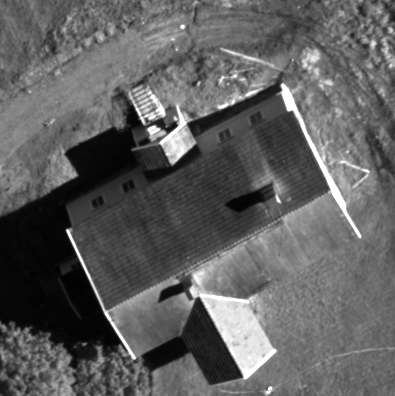
%> input picture Digital-Image-Processing/02-Lab/DMC_haeuser_pan.bmp, 395 x 396 px
$ octave Uebung2.m   (GNU Octave 9; MATLAB toolbox functions it lacks are replaced by stand-ins)
%> lines starting %> are read from the running program, lines starting %| are printed output that depends on the picture; in (x1, y1, x2, y2) boxes, pixels count from 0 and x2, y2 are one past the last pixel; in counts of white or black regions, pixels touching at a corner belong together; the program's own positions count from 1
### Digital-Image-Processing/02-Lab/rgb2hsi.m
function [I,H,S] = rgb2hsi(R,G,B)                                          % Transformation von RGB in IHS

I = (R + G + B)./3;
theta = acos(0.5*((R-G)+(R-B)) ./ sqrt((R-G).^2+(R-B).*(G-B)));
C1 = find((abs(R-B)<eps)&(abs(R-G)<eps)&(abs(G-B)<eps));
H = (B<=G).*theta + (B>G).*(2*pi - theta);
H(C1) = 0;                                                                 % case 1: R=G=B => 0°
H = H./(2*pi);
S = 1 - 3.*min(min(R,G),B)./(R+G+B);
end

### Digital-Image-Processing/02-Lab/hsi2rgb.m
function RGB = hsi2rgb(HSI)                             % Transformation der Bilder von IHS in RGB

rho = 180/pi;
I = HSI(:,:,1); H = HSI(:,:,2)*2*pi; S = HSI(:,:,3);

R_new = zeros(size(I));
G_new = zeros(size(I));
B_new = zeros(size(S));

% Farbton zwischen 0° und 120°
C2 = find((H>=0)&(H<120/rho));
B_new(C2) = I(C2).*(1-S(C2));
R_new(C2) = I(C2).*(1+S(C2).*cos(H(C2))./cos(60/rho-H(C2)));
G_new(C2) = 3*I(C2)-(R_new(C2)+B_new(C2));

% Farbton zwischen 120° und 240°
C3 = find((H>=120/rho)&(H<240/rho));
R_new(C3) = I(C3).*(1-S(C3));
G_new(C3) = I(C3).*(1+S(C3).*cos(H(C3)-120/rho)./cos(180/rho-H(C3)));
B_new(C3) = 3*I(C3) - (R_new(C3) + G_new(C3));

% Farbton zwischen 240° und 360°
C4 = find((H>=240/rho)&(H<360/rho));
G_new(C4) = I(C4).*(1-S(C4));
B_new(C4) = I(C4).*(1+S(C4).*cos(H(C4)-240/rho)./cos(300/rho-H(C4)));
R_new(C4) = 3*I(C4) - (G_new(C4)+B_new(C4));

RGB = cat(3,R_new,G_new,B_new);
end

### Digital-Image-Processing/02-Lab/Uebung2.m
% Bildverarbeitung
% Preslava Peshkova
% Matr.-Nr.: 3115785

clc;
clear all;
close all;

%% 躡ung 2: Pan-Sharpening

% Bilder einlesen
I_pan = imread('DMC_haeuser_pan.bmp');
%> I_pan is the input picture: size 396x395 uint8; min 1, max 255, mean 95.2
figure, imshow(I_pan), title('Panchromatisches Bild')
I_pan_double = im2double(I_pan);

I_rgb_original = imread('DMC_haeuser_lowRGB_original.bmp');
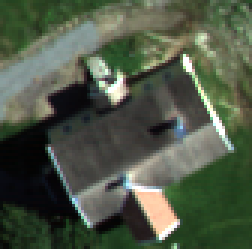
%> input picture Digital-Image-Processing/02-Lab/DMC_haeuser_lowRGB_original.bmp, 84 x 83 px (shown 3 times larger)
%> I_rgb_original is the input picture: size 83x84x3 uint8; mean R, G, B 78.4, 87.9, 70.4
%figure, imshow(I_rgb_original), title('Originales Bild')

% Transformation von RGB in IHS
R = im2double(I_rgb_original(:,:,1));
G = im2double(I_rgb_original(:,:,2));
B = im2double(I_rgb_original(:,:,3));

[I,H,S] = rgb2hsi(R,G,B);
%> in rgb2hsi, `theta = acos(0.5*((R-G)+(R-B)) ./ sqrt((R-G).^2+(R-B).*(G-B)));`:
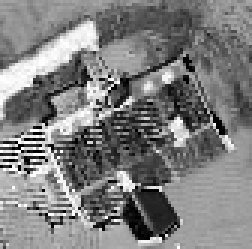
%> theta: size 83x84 double (shown 3 times larger); 0.85% of the values are NaN or infinite; the others: min 0, max 3.14, mean 1.57; drawn with min black, max white, NaN and infinite black
%> in rgb2hsi, `C1 = find((abs(R-B)<eps)&(abs(R-G)<eps)&(abs(G-B)<eps));`: C1 = 59 values from 305 to 6187
%> in rgb2hsi, `H(C1) = 0;`: H: size 83x84 double; min 0, max 6.22, mean 1.83

% Anpassung der Gr鲞e des RGB-Bildes auf die Gr鲞e des SW-Bildes
I_hsi = cat(3,I,H,S);
I_scale = imresize(I_hsi,size(I_pan),'bilinear');
H_scale = I_scale(:,:,2);
S_scale = I_scale(:,:,3);
I_RGB_scale = imresize(I_rgb_original,size(I_pan),'bilinear');
figure, imshow(I_RGB_scale), title('Skalliertes Bild')

% R點ktransformation von IHS in RGB
I_trafo = cat(3,I_pan_double,H_scale,S_scale);
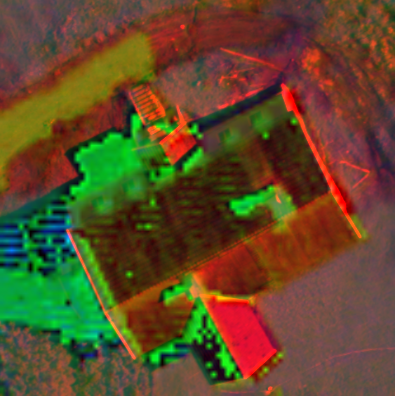
%> I_trafo: size 396x395x3 double; mean R, G, B 0.373, 0.292, 0.162
I_new = hsi2rgb(I_trafo);
%> in hsi2rgb, `C2 = find((H>=0)&(H<120/rho));`: C2 = 121590 values from 1 to 156420
%> in hsi2rgb, `C3 = find((H>=120/rho)&(H<240/rho));`: C3 = 27910 values from 114 to 148470
%> in hsi2rgb, `R_new(C3) = I(C3).*(1-S(C3));`: R_new: size 396x395 double; min 0, max 1.21, mean 0.358
%> in hsi2rgb, `G_new(C3) = I(C3).*(1+S(C3).*cos(H(C3)-120/rho)./cos(180/rho-H(C3)));`: G_new: size 396x395 double; min 0, max 1.69, mean 0.435
%> in hsi2rgb, `B_new(C3) = 3*I(C3) - (R_new(C3) + G_new(C3));`:
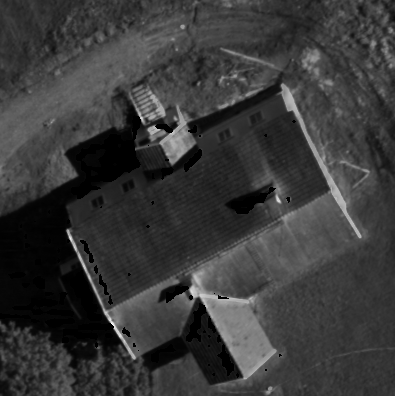
%> B_new: size 396x395 double; min 0, max 1.41, mean 0.318; drawn with min black and max white
%> in hsi2rgb, `C4 = find((H>=240/rho)&(H<360/rho));`: C4 = 6920 values from 314 to 116942
%> in hsi2rgb, `G_new(C4) = I(C4).*(1-S(C4));`:
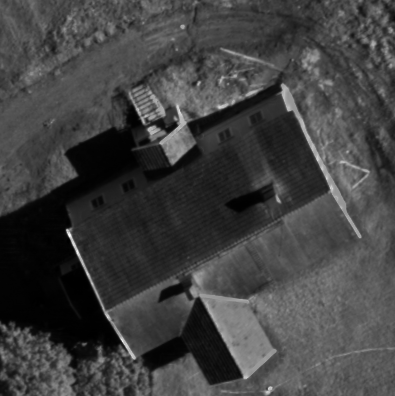
%> G_new: size 396x395 double; min 0.00252, max 1.69, mean 0.438; drawn with min black and max white
%> in hsi2rgb, `B_new(C4) = I(C4).*(1+S(C4).*cos(H(C4)-240/rho)./cos(300/rho-H(C4)));`: B_new: size 396x395 double; 4.42% of pixels changed, all inside (x1, y1, x2, y2) = (0, 115, 296, 378)
%> in hsi2rgb, `R_new(C4) = 3*I(C4) - (G_new(C4)+B_new(C4));`:
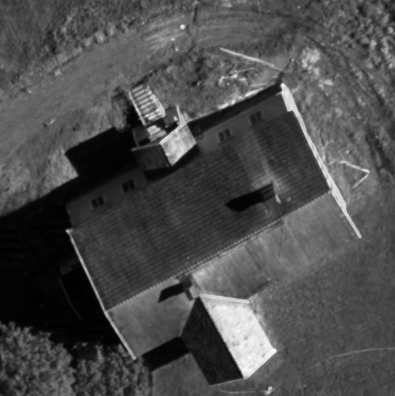
%> R_new: size 396x395 double; min 0.000519, max 1.21, mean 0.361; drawn with min black and max white
I_new = im2uint8(I_new);
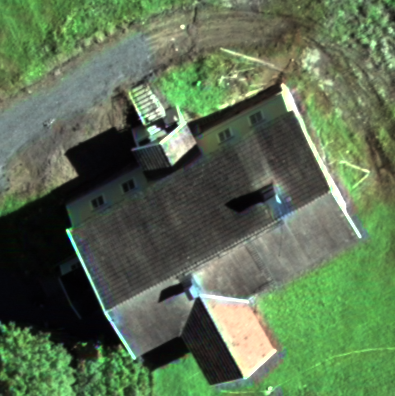
%> I_new: size 396x395x3 uint8; mean R, G, B 91.6, 111.2, 82
figure, imshow(I_new), title('Neues Bild')


% Plotten der Bilder
figure();
subplot(2,3,1), imshow(im2uint8(R)), title('Red')
subplot(2,3,2), imshow(im2uint8(G)), title('Green')
subplot(2,3,3), imshow(im2uint8(B)), title('Blue')
subplot(2,3,4), imshow(im2uint8(I)), title('Intensity')
subplot(2,3,5), imshow(im2uint8(H)), title('Hue')
subplot(2,3,6), imshow(im2uint8(S)), title('Saturation')
